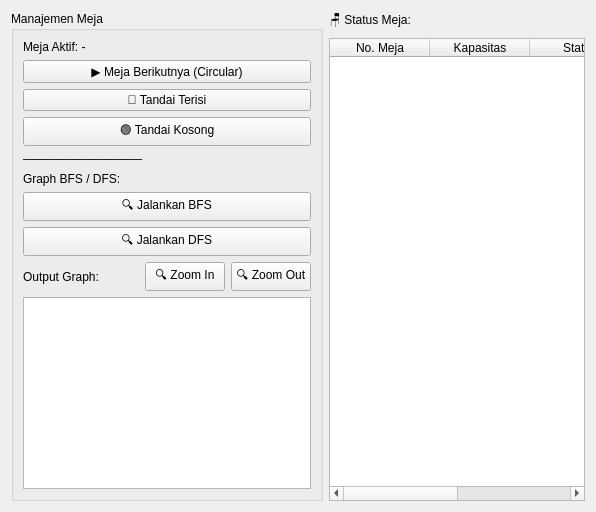
      <widget class="QWidget" name="tableTab">
       <attribute name="title">
        <string>🪑 Meja</string>
       </attribute>
       <layout class="QHBoxLayout" name="tableLayout">
        <item>
         <widget class="QGroupBox" name="tableCtrlBox">
          <property name="title">
           <string>Manajemen Meja</string>
          </property>
          <layout class="QVBoxLayout" name="tableCtrlLayout">
           <item>
            <widget class="QLabel" name="lblCurrentTable">
             <property name="text">
              <string>Meja Aktif: -</string>
             </property>
            </widget>
           </item>
           <item>
            <widget class="QPushButton" name="btnNextTable">
             <property name="text">
              <string>▶ Meja Berikutnya (Circular)</string>
             </property>
            </widget>
           </item>
           <item>
            <widget class="QPushButton" name="btnOccupyTable">
             <property name="text">
              <string>🔴 Tandai Terisi</string>
             </property>
            </widget>
           </item>
           <item>
            <widget class="QPushButton" name="btnFreeTable">
             <property name="text">
              <string>🟢 Tandai Kosong</string>
             </property>
            </widget>
           </item>
           <item>
            <widget class="QLabel" name="lblTableSep">
             <property name="text">
              <string>──────────────</string>
             </property>
            </widget>
           </item>
           <item>
            <widget class="QLabel" name="lblGraphTitle">
             <property name="text">
              <string>Graph BFS / DFS:</string>
             </property>
            </widget>
           </item>
           <item>
            <widget class="QPushButton" name="btnRunBFS">
             <property name="text">
              <string>🔍 Jalankan BFS</string>
             </property>
            </widget>
           </item>
           <item>
            <widget class="QPushButton" name="btnRunDFS">
             <property name="text">
              <string>🔍 Jalankan DFS</string>
             </property>
            </widget>
           </item>
           <item>
            <layout class="QHBoxLayout" name="graphControlLayout">
             <item>
              <widget class="QLabel" name="lblGraphOutput">
               <property name="text">
                <string>Output Graph:</string>
               </property>
              </widget>
             </item>
             <item>
              <spacer name="graphCtrlSpacer">
               <property name="orientation">
                <enum>Qt::Orientation::Horizontal</enum>
               </property>
               <property name="sizeHint" stdset="0">
                <size>
                 <width>40</width>
                 <height>20</height>
                </size>
               </property>
              </spacer>
             </item>
             <item>
              <widget class="QPushButton" name="btnZoomIn">
               <property name="text">
                <string>🔍 Zoom In</string>
               </property>
              </widget>
             </item>
             <item>
              <widget class="QPushButton" name="btnZoomOut">
               <property name="text">
                <string>🔍 Zoom Out</string>
               </property>
              </widget>
             </item>
            </layout>
           </item>
           <item>
            <widget class="QGraphicsView" name="graphDisplay">
             <property name="sizePolicy">
              <sizepolicy hsizetype="Expanding" vsizetype="Expanding">
               <horstretch>0</horstretch>
               <verstretch>1</verstretch>
              </sizepolicy>
             </property>
            </widget>
           </item>
           <item>
            <spacer name="tableCtrlSpacer">
             <property name="orientation">
              <enum>Qt::Orientation::Vertical</enum>
             </property>
             <property name="sizeHint" stdset="0">
              <size>
               <width>0</width>
               <height>0</height>
              </size>
             </property>
            </spacer>
           </item>
          </layout>
         </widget>
        </item>
        <item>
         <layout class="QVBoxLayout" name="tableRightLayout">
          <item>
           <widget class="QLabel" name="lblTableGridTitle">
            <property name="text">
             <string>🪑 Status Meja:</string>
            </property>
           </widget>
          </item>
          <item>
           <widget class="QTableWidget" name="tableDisplay">
            <property name="editTriggers">
             <set>QAbstractItemView::EditTrigger::NoEditTriggers</set>
            </property>
            <property name="alternatingRowColors">
             <bool>true</bool>
            </property>
            <column>
             <property name="text">
              <string>No. Meja</string>
             </property>
            </column>
            <column>
             <property name="text">
              <string>Kapasitas</string>
             </property>
            </column>
            <column>
             <property name="text">
              <string>Status</string>
             </property>
            </column>
            <column>
             <property name="text">
              <string>Order ID</string>
             </property>
            </column>
           </widget>
          </item>
         </layout>
        </item>
       </layout>
      </widget>
